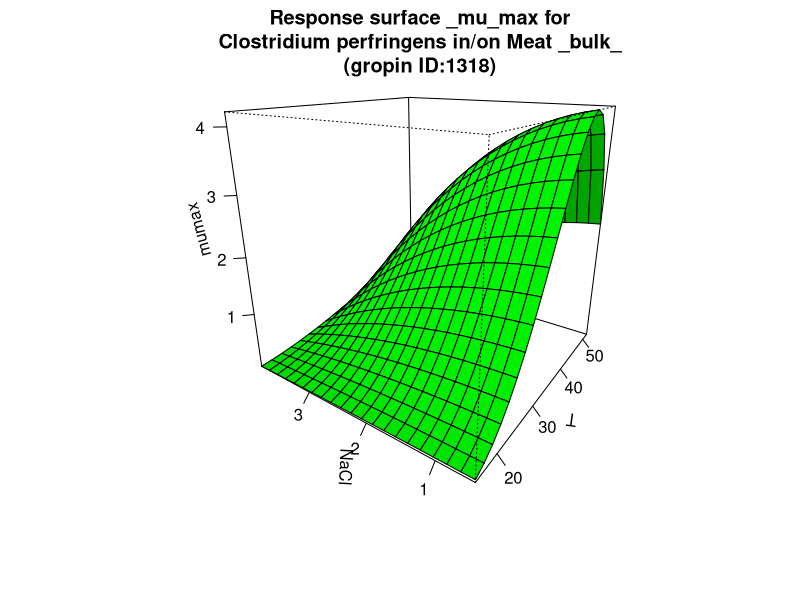

Generate this figure with R:
#############################
# start of Parameter script
#############################
T <- seq(15.015,51.948051948052,length.out=21)
NaCl <- seq(0.5005,3.996003996004,length.out=21)
#############################
# end of Parameter script
#############################
############################# 
# start of Model script Gropin ID 1318 
#############################
 
# constant coefficients for this model
 
variables <- data.frame(T,NaCl)
argumentsPar <- unique.data.frame(expand.grid(variables))
 
# heart of the model
response_surface <- function(T,NaCl) {
   mumax <-7.45*((T-12.20)^2)*(1-exp(0.095*(T-54.47)))*( (1-NaCl*(5.2471+0.12206*NaCl)/1000)-0.9755)*(2-(1-NaCl*(5.2471+0.12206*NaCl)/1000)-0.9755)*(6.25-4.76)

	return(mumax=mumax)
} 

# output parameters
responseSurface <- cbind(argumentsPar,response_surface(argumentsPar['T'],argumentsPar['NaCl']))
colnames(responseSurface) <- c(colnames(argumentsPar),'mumax')
#############################
# End of Model script
#############################
############################# 
# start of Visualisation script Gropin ID 1318 
#############################
titleText <-'Response surface _mu_max for
Clostridium perfringens in/on Meat _bulk_
(gropin ID:1318)'
persp(T,NaCl,matrix(unlist(responseSurface$'mumax'),nrow=21),col = 'green',xlab='T',ylab='NaCl',zlab='mumax',main=titleText,theta=305,phi=20,shade=0.25,ticktype = 'detailed')
#############################
# End of Visualisation script
#############################
